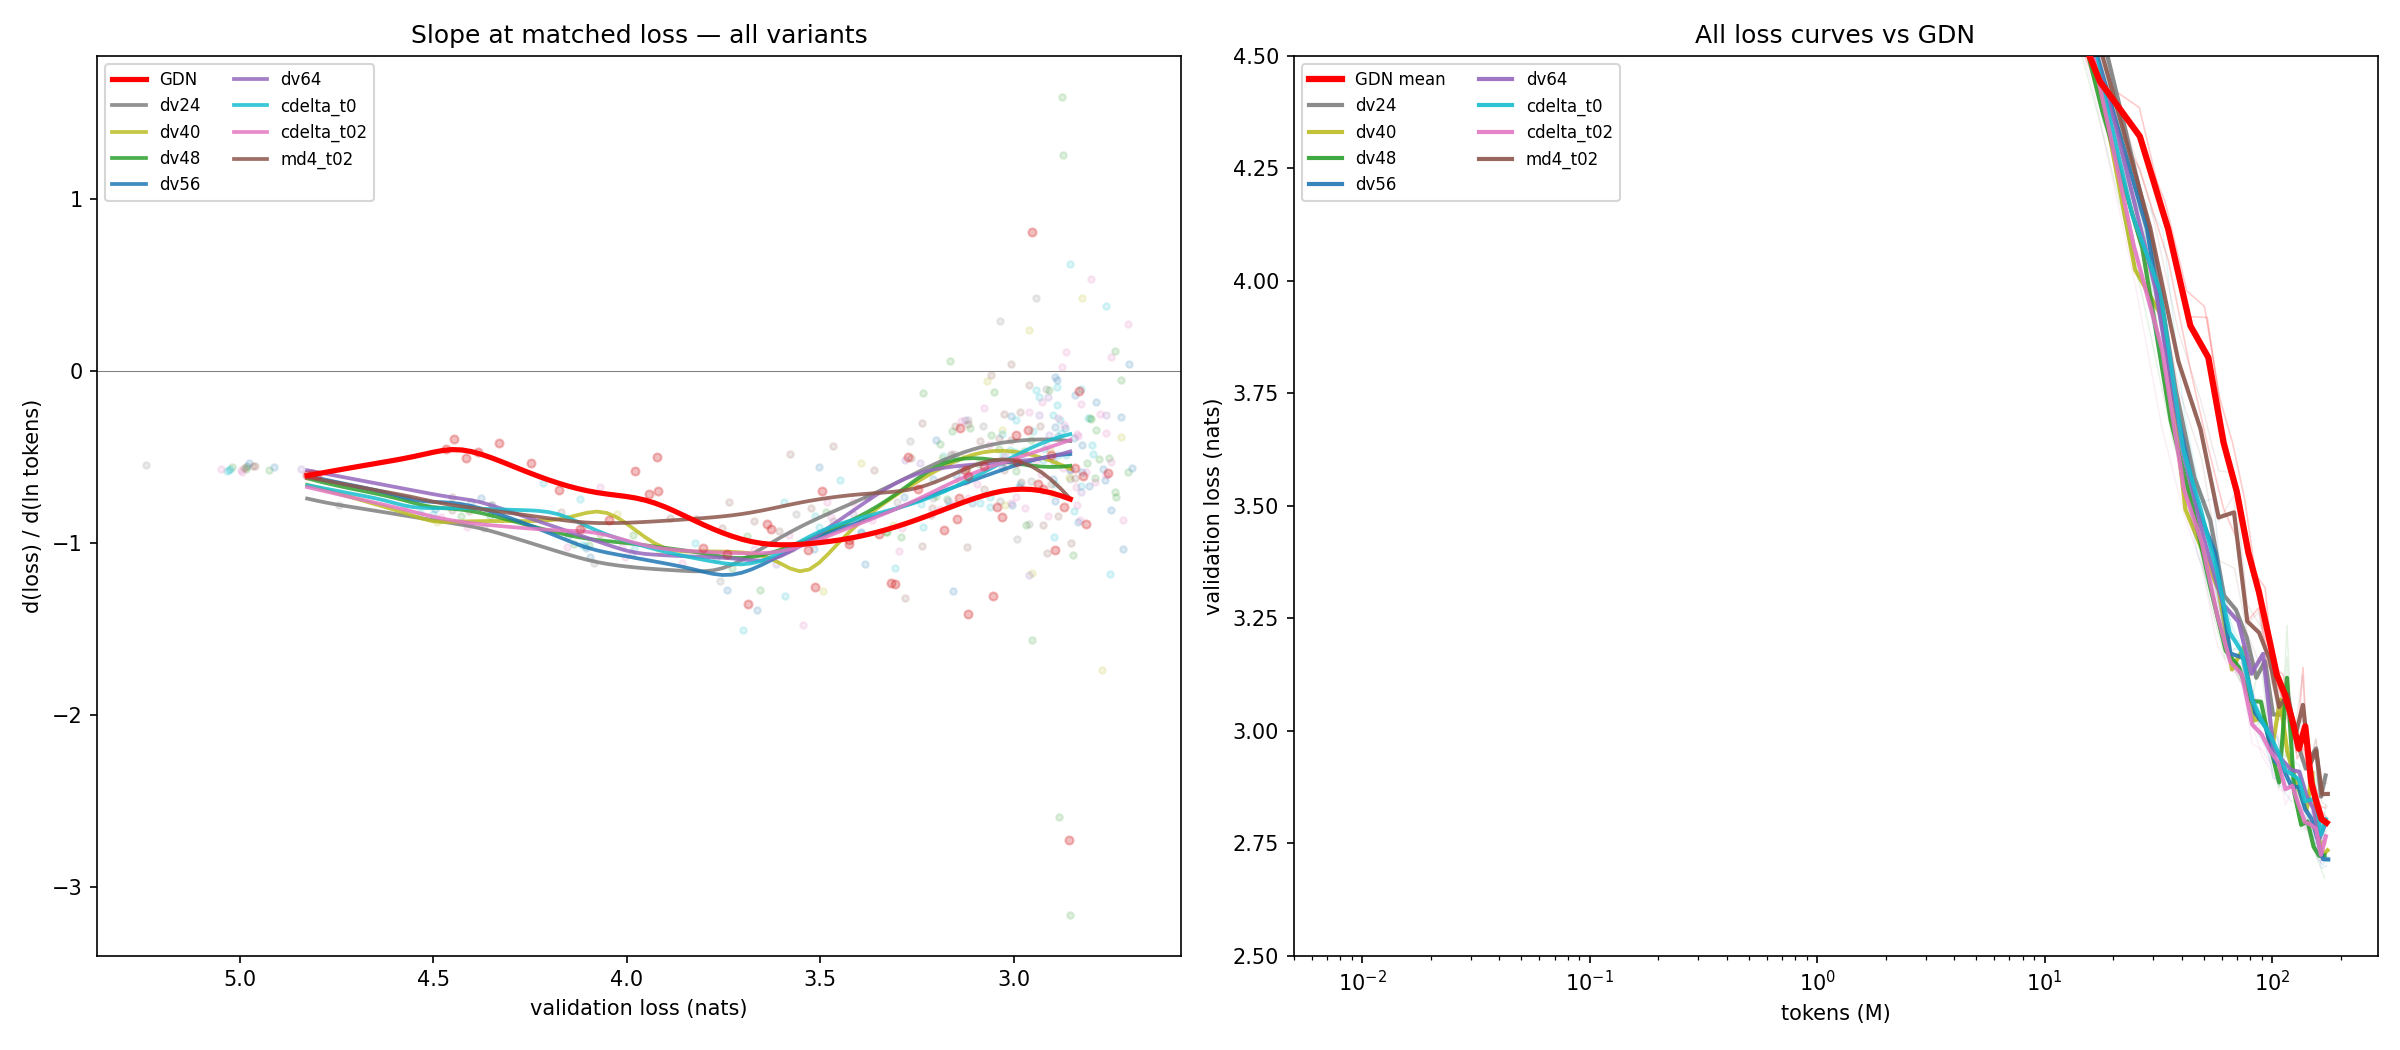

Reproduce this figure in Python.
"""
Shift test across ALL sca2 variants vs GDN, plus a mega-plot of every curve.

Question: did we pick the champion (shape_dv56) because it converges fast
(high-loss regime) rather than because it is genuinely steeper at low loss?
If another variant has a better slope-at-matched-loss profile, it may be
the better long-run candidate.

    python shift_all.py
"""
import json
from collections import defaultdict

import matplotlib.pyplot as plt
import numpy as np

LOG = "runs/cdelta.jsonl"

GDN = ["gdn4_s3", "gdn4_s4", "gdn4_s5"]

# All SCA2 variant families, ordered by dv where applicable
FAMILIES = {
    "dv24":  ["shape_dv24_s0"],
    "dv40":  ["shape_dv40_s0"],
    "dv48":  ["shape_dv48_s0", "shape_dv48_s1", "shape_dv48_s2"],
    "dv56":  ["shape_dv56_s0", "shape_dv56_s1", "shape_dv56_s2"],
    "dv64":  ["shape_dv64_s0"],
    "cdelta_t0":   ["cdelta_t0", "cdelta_t0_s1", "cdelta_t0_s2"],
    "cdelta_t02":  ["cdelta_t02", "cdelta_t02_s1", "cdelta_t02_s2"],
    "md4_t02":     ["md4_t02_s0", "md4_t02_s1", "md4_t02_s2"],
}

COLORS = {
    "dv24": "tab:gray",
    "dv40": "tab:olive",
    "dv48": "tab:green",
    "dv56": "tab:blue",
    "dv64": "tab:purple",
    "cdelta_t0":  "tab:cyan",
    "cdelta_t02": "tab:pink",
    "md4_t02":    "tab:brown",
}


def load_labels(labels):
    runs = defaultdict(list)
    for line in open(LOG):
        try:
            r = json.loads(line)
        except json.JSONDecodeError:
            continue
        if r["model"] in labels:
            runs[r["model"]].append((r["tokens"], r["val"]))
    return {k: sorted(v) for k, v in runs.items()}


def slope_vs_loss(runs_dict, labels):
    all_loss = []
    all_slope = []
    for lb in labels:
        if lb not in runs_dict:
            continue
        d = runs_dict[lb]
        toks = np.array([x[0] for x in d], float)
        vals = np.array([x[1] for x in d], float)
        ln_t = np.log(toks)
        for i in range(1, len(d) - 1):
            dl = (vals[i + 1] - vals[i - 1]) / (ln_t[i + 1] - ln_t[i - 1])
            all_loss.append(vals[i])
            all_slope.append(dl)
    return np.array(all_loss), np.array(all_slope)


def smooth_slope(loss_arr, slope_arr, grid, bandwidth=0.20):
    out = np.full_like(grid, np.nan)
    for i, g in enumerate(grid):
        w = np.exp(-0.5 * ((loss_arr - g) / bandwidth) ** 2)
        if w.sum() < 1e-6:
            continue
        fit = np.polyfit(loss_arr - g, slope_arr, 1, w=w)
        out[i] = fit[1]
    return out


def main():
    all_labels = GDN + [lb for ls in FAMILIES.values() for lb in ls]
    runs = load_labels(all_labels)

    # GDN reference
    dl, ds = slope_vs_loss(runs, GDN)

    # Shared loss range
    lo = max(dl.min(), max(
        slope_vs_loss(runs, ls)[0].min() for ls in FAMILIES.values()
        if any(lb in runs for lb in ls)))
    hi = min(dl.max(), min(
        slope_vs_loss(runs, ls)[0].max() for ls in FAMILIES.values()
        if any(lb in runs for lb in ls)))
    grid = np.linspace(lo, hi, 80)
    d_smooth = smooth_slope(dl, ds, grid)

    # Per-family shift test
    print(f"{'family':>12} {'ratio@hi_loss':>13} {'ratio@lo_loss':>13} "
          f"{'median_ratio':>13} {'endpoint':>9}")
    print("-" * 70)

    results = {}
    for fam, labels in FAMILIES.items():
        if not any(lb in runs for lb in labels):
            continue
        gl, gs = slope_vs_loss(runs, labels)
        g_smooth = smooth_slope(gl, gs, grid)
        mask = np.isfinite(g_smooth) & np.isfinite(d_smooth)
        if mask.sum() < 3:
            continue
        ratios = d_smooth[mask] / g_smooth[mask]
        # ratio at high loss (start) and low loss (end)
        hi_mask = mask & (grid > np.median(grid))
        lo_mask = mask & (grid < np.median(grid))
        r_hi = np.median(ratios[hi_mask]) if hi_mask.sum() > 0 else np.nan
        r_lo = np.median(ratios[lo_mask]) if lo_mask.sum() > 0 else np.nan
        # endpoint loss (mean of seeds at max tokens)
        endpoints = [runs[lb][-1][1] for lb in labels if lb in runs]
        ep = np.mean(endpoints)
        results[fam] = {
            "g_smooth": g_smooth, "ratios": ratios,
            "r_hi": r_hi, "r_lo": r_lo, "endpoint": ep,
        }
        print(f"{fam:>12} {r_hi:13.3f} {r_lo:13.3f} "
              f"{np.median(ratios):13.3f} {ep:9.3f}")

    gdn_ep = np.mean([runs[lb][-1][1] for lb in GDN if lb in runs])
    print(f"{'GDN':>12} {'(ref)':>13} {'(ref)':>13} {'(ref)':>13} {gdn_ep:9.3f}")

    print("\nInterpretation:")
    print("  ratio > 1  => GDN steeper at same loss (variant will be caught)")
    print("  ratio < 1  => variant steeper (variant pulling ahead)")
    print("  r_lo > 1   => GDN catches up at the END (bad for variant)")
    print("  r_lo < 1   => variant still ahead at the END (good)")

    # Best variant at low loss
    best_lo = min(results.items(), key=lambda x: x[1]["r_lo"])
    print(f"\nBest at low loss: {best_lo[0]} (ratio {best_lo[1]['r_lo']:.3f})")
    best_ep = min(results.items(), key=lambda x: x[1]["endpoint"])
    print(f"Best endpoint:   {best_ep[0]} (loss {best_ep[1]['endpoint']:.3f})")

    # ---- Plot ----
    fig, (ax1, ax2) = plt.subplots(1, 2, figsize=(16, 7))

    # Left: slope vs loss, all families + GDN
    ax1.scatter(dl, ds, c="tab:red", alpha=0.3, s=15, zorder=5)
    ax1.plot(grid, d_smooth, "r-", lw=2.5, label="GDN", zorder=6)
    for fam, res in results.items():
        gl, gs = slope_vs_loss(runs, FAMILIES[fam])
        ax1.scatter(gl, gs, c=COLORS.get(fam, "k"), alpha=0.15, s=10)
        ax1.plot(grid, res["g_smooth"], color=COLORS.get(fam, "k"),
                 lw=1.8, alpha=0.85, label=fam)
    ax1.set_xlabel("validation loss (nats)")
    ax1.set_ylabel("d(loss) / d(ln tokens)")
    ax1.set_title("Slope at matched loss — all variants")
    ax1.legend(fontsize=8, ncol=2)
    ax1.invert_xaxis()
    ax1.axhline(0, color="gray", lw=0.5)

    # Right: loss vs tokens, all curves
    for lb in GDN:
        if lb in runs:
            d = runs[lb]
            ax2.plot([x[0] / 1e6 for x in d], [x[1] for x in d],
                     "r-", alpha=0.2, lw=0.8)
    # GDN mean
    gdn_d = [runs[lb] for lb in GDN if lb in runs]
    min_len = min(len(d) for d in gdn_d)
    toks = np.array([x[0] for x in gdn_d[0][:min_len]], float)
    mean_vals = np.mean([np.array([x[1] for x in d[:min_len]], float)
                         for d in gdn_d], axis=0)
    ax2.plot(toks / 1e6, mean_vals, "r-", lw=3, label="GDN mean", zorder=10)

    for fam, labels in FAMILIES.items():
        fam_d = [runs[lb] for lb in labels if lb in runs]
        if not fam_d:
            continue
        # individual seeds
        for d in fam_d:
            ax2.plot([x[0] / 1e6 for x in d], [x[1] for x in d],
                     color=COLORS.get(fam, "k"), alpha=0.12, lw=0.7)
        # mean
        min_len = min(len(d) for d in fam_d)
        toks = np.array([x[0] for x in fam_d[0][:min_len]], float)
        mean_vals = np.mean([np.array([x[1] for x in d[:min_len]], float)
                             for d in fam_d], axis=0)
        ax2.plot(toks / 1e6, mean_vals,
                 color=COLORS.get(fam, "k"), lw=2, alpha=0.9, label=fam)

    ax2.set_xlabel("tokens (M)")
    ax2.set_ylabel("validation loss (nats)")
    ax2.set_title("All loss curves vs GDN")
    ax2.legend(fontsize=8, ncol=2)
    ax2.set_xscale("log")
    ax2.set_ylim(2.5, 4.5)

    fig.tight_layout()
    fig.savefig("shift_all.png", dpi=150)
    print("\nsaved shift_all.png")


if __name__ == "__main__":
    main()
